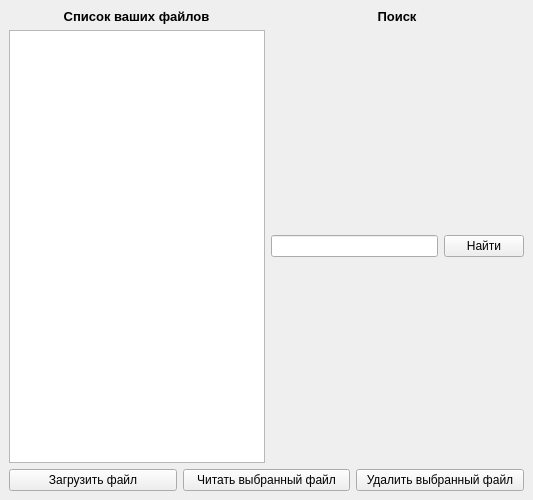
<?xml version="1.0" encoding="UTF-8"?>
<ui version="4.0">
 <class>MainWindow</class>
 <widget class="QMainWindow" name="MainWindow">
  <property name="geometry">
   <rect>
    <x>0</x>
    <y>0</y>
    <width>533</width>
    <height>500</height>
   </rect>
  </property>
  <property name="windowTitle">
   <string>MainWindow</string>
  </property>
  <widget class="QWidget" name="centralwidget">
   <layout class="QVBoxLayout" name="verticalLayout">
    <item>
     <layout class="QHBoxLayout" name="horizontalLayout">
      <item>
       <widget class="QLabel" name="label_2">
        <property name="font">
         <font>
          <pointsize>10</pointsize>
          <weight>75</weight>
          <bold>true</bold>
         </font>
        </property>
        <property name="text">
         <string>Список ваших файлов</string>
        </property>
        <property name="alignment">
         <set>Qt::AlignCenter</set>
        </property>
       </widget>
      </item>
      <item>
       <widget class="QLabel" name="label">
        <property name="font">
         <font>
          <pointsize>10</pointsize>
          <weight>75</weight>
          <bold>true</bold>
         </font>
        </property>
        <property name="text">
         <string>Поиск</string>
        </property>
        <property name="alignment">
         <set>Qt::AlignCenter</set>
        </property>
       </widget>
      </item>
     </layout>
    </item>
    <item>
     <layout class="QHBoxLayout" name="horizontalLayout_4">
      <item>
       <widget class="QListWidget" name="listWidget"/>
      </item>
      <item>
       <widget class="QLineEdit" name="search_line"/>
      </item>
      <item>
       <widget class="QPushButton" name="btn_search">
        <property name="text">
         <string>Найти</string>
        </property>
       </widget>
      </item>
     </layout>
    </item>
    <item>
     <layout class="QHBoxLayout" name="horizontalLayout_2">
      <item>
       <widget class="QPushButton" name="btn_load">
        <property name="text">
         <string>Загрузить файл</string>
        </property>
       </widget>
      </item>
      <item>
       <widget class="QPushButton" name="btn_read">
        <property name="text">
         <string>Читать выбранный файл</string>
        </property>
       </widget>
      </item>
      <item>
       <widget class="QPushButton" name="btn_del">
        <property name="font">
         <font>
          <strikeout>false</strikeout>
          <kerning>true</kerning>
         </font>
        </property>
        <property name="autoFillBackground">
         <bool>false</bool>
        </property>
        <property name="text">
         <string>Удалить выбранный файл</string>
        </property>
       </widget>
      </item>
     </layout>
    </item>
   </layout>
  </widget>
 </widget>
 <resources/>
 <connections/>
</ui>
